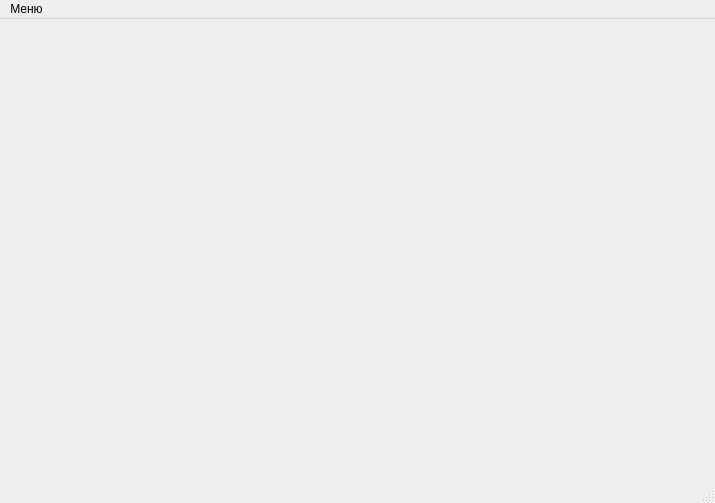
<?xml version="1.0" encoding="UTF-8"?>
<ui version="4.0">
 <class>MainWindow</class>
 <widget class="QMainWindow" name="MainWindow">
  <property name="geometry">
   <rect>
    <x>0</x>
    <y>0</y>
    <width>715</width>
    <height>503</height>
   </rect>
  </property>
  <property name="windowTitle">
   <string>MainWindow</string>
  </property>
  <widget class="QWidget" name="centralwidget">
   <layout class="QVBoxLayout" name="verticalLayout"/>
  </widget>
  <widget class="QMenuBar" name="menubar">
   <property name="geometry">
    <rect>
     <x>0</x>
     <y>0</y>
     <width>715</width>
     <height>22</height>
    </rect>
   </property>
   <widget class="QMenu" name="menu">
    <property name="title">
     <string>Меню</string>
    </property>
    <addaction name="batteriesAction"/>
    <addaction name="graphsAction"/>
   </widget>
   <addaction name="menu"/>
  </widget>
  <widget class="QStatusBar" name="statusbar"/>
  <action name="batteriesAction">
   <property name="text">
    <string>Таблица АКБ</string>
   </property>
  </action>
  <action name="testsAction">
   <property name="text">
    <string>Таблица испытаний</string>
   </property>
  </action>
  <action name="graphsAction">
   <property name="text">
    <string>Построение графиков</string>
   </property>
  </action>
 </widget>
 <resources/>
 <connections/>
</ui>
